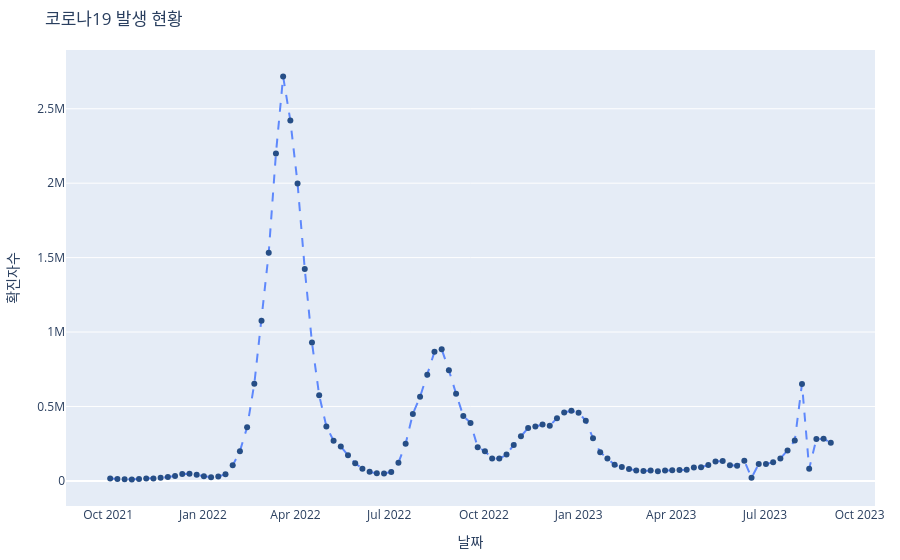

The cell this chart's notebook holds for it:
### Code cell
fig.update_layout({ # layout
        'title' : "코로나19 발생 현황",
        'xaxis' : {'title' : "날짜", 'showgrid' : False},
        'yaxis' : {'title' : "확진자수"},
        'margin' : {'t' : 50, 'b' : 25, 'l' : 25, 'r' : 25}, # 여백
        'showlegend' : False
        })

fig.show()
